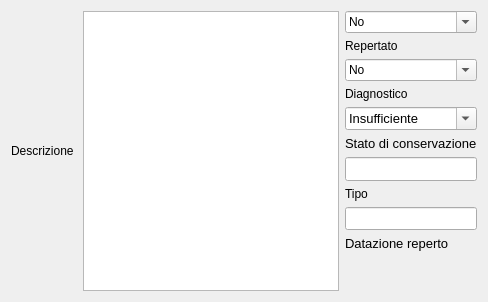
     <widget class="QWidget" name="tab">
      <attribute name="title">
       <string>Dati descrittivi</string>
      </attribute>
      <layout class="QGridLayout" name="gridLayout_8">
       <item row="0" column="0">
        <layout class="QGridLayout" name="gridLayout_7"/>
       </item>
       <item row="1" column="0">
        <layout class="QHBoxLayout" name="horizontalLayout_2">
         <item>
          <widget class="QLabel" name="label_6">
           <property name="text">
            <string>Descrizione </string>
           </property>
          </widget>
         </item>
         <item>
          <widget class="QTextEdit" name="textEdit_descrizione_reperto">
           <property name="font">
            <font>
             <pointsize>10</pointsize>
            </font>
           </property>
          </widget>
         </item>
         <item>
          <layout class="QVBoxLayout" name="verticalLayout_2">
           <item>
            <widget class="QComboBox" name="comboBox_repertato">
             <property name="editable">
              <bool>true</bool>
             </property>
             <item>
              <property name="text">
               <string>No</string>
              </property>
             </item>
             <item>
              <property name="text">
               <string>Si</string>
              </property>
             </item>
             <item>
              <property name="text">
               <string/>
              </property>
             </item>
            </widget>
           </item>
           <item>
            <widget class="QLabel" name="label_30">
             <property name="text">
              <string>Repertato</string>
             </property>
            </widget>
           </item>
           <item>
            <widget class="QComboBox" name="comboBox_diagnostico">
             <property name="editable">
              <bool>true</bool>
             </property>
             <item>
              <property name="text">
               <string>No</string>
              </property>
             </item>
             <item>
              <property name="text">
               <string>Si</string>
              </property>
             </item>
             <item>
              <property name="text">
               <string/>
              </property>
             </item>
            </widget>
           </item>
           <item>
            <widget class="QLabel" name="label_31">
             <property name="text">
              <string>Diagnostico</string>
             </property>
            </widget>
           </item>
           <item>
            <widget class="QComboBox" name="comboBox_conservazione">
             <property name="font">
              <font>
               <pointsize>10</pointsize>
              </font>
             </property>
             <property name="editable">
              <bool>true</bool>
             </property>
             <item>
              <property name="text">
               <string>Insufficiente</string>
              </property>
             </item>
             <item>
              <property name="text">
               <string>Scarso</string>
              </property>
             </item>
             <item>
              <property name="text">
               <string>Buono</string>
              </property>
             </item>
             <item>
              <property name="text">
               <string>Discreto</string>
              </property>
             </item>
             <item>
              <property name="text">
               <string>Ottimo</string>
              </property>
             </item>
            </widget>
           </item>
           <item>
            <widget class="QLabel" name="label_26">
             <property name="font">
              <font>
               <pointsize>10</pointsize>
              </font>
             </property>
             <property name="text">
              <string>Stato di conservazione</string>
             </property>
            </widget>
           </item>
           <item>
            <layout class="QVBoxLayout" name="verticalLayout_4">
             <item>
              <widget class="QLineEdit" name="lineEdit_tipo">
               <property name="minimumSize">
                <size>
                 <width>40</width>
                 <height>24</height>
                </size>
               </property>
              </widget>
             </item>
             <item>
              <widget class="QLabel" name="label_13">
               <property name="text">
                <string>Tipo</string>
               </property>
              </widget>
             </item>
             <item>
              <widget class="QLineEdit" name="lineEdit_datazione_rep">
               <property name="minimumSize">
                <size>
                 <width>40</width>
                 <height>0</height>
                </size>
               </property>
               <property name="font">
                <font>
                 <pointsize>10</pointsize>
                </font>
               </property>
               <property name="text">
                <string/>
               </property>
              </widget>
             </item>
             <item>
              <widget class="QLabel" name="label_41">
               <property name="font">
                <font>
                 <pointsize>10</pointsize>
                </font>
               </property>
               <property name="text">
                <string>Datazione reperto</string>
               </property>
              </widget>
             </item>
            </layout>
           </item>
           <item>
            <spacer name="verticalSpacer_3">
             <property name="orientation">
              <enum>Qt::Vertical</enum>
             </property>
             <property name="sizeHint" stdset="0">
              <size>
               <width>20</width>
               <height>40</height>
              </size>
             </property>
            </spacer>
           </item>
          </layout>
         </item>
        </layout>
       </item>
      </layout>
     </widget>
